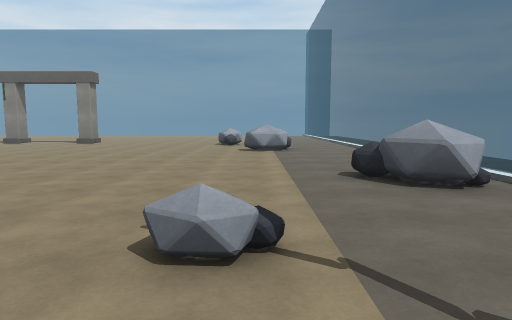
View 1 (above)

22 first-person views from a walk through a scene from a Unity 3-D project. The camera is 1.5 m above the floor, tilts 6° down and sees 75° across. The floor is counted in squares, 2 m on a side. Each view is taken from the middle of a square. On the plan, view 1 faces up. The plan holds only what a view shows up to about 11 squares ahead; the rest is blank. The place goes on beyond the plan.

View 2
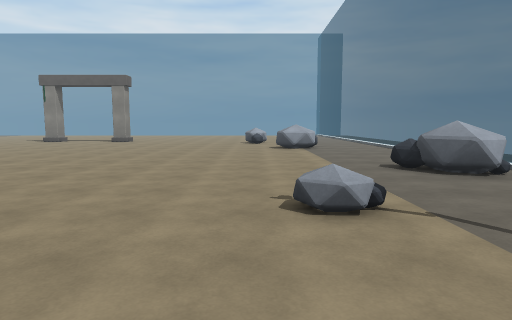

View 3
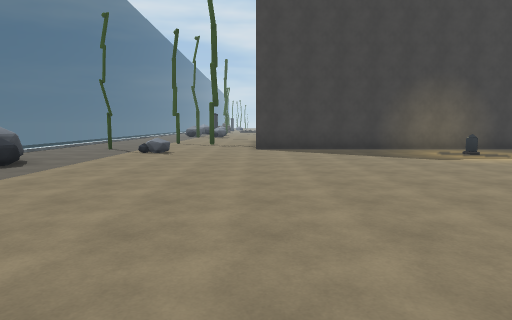

View 4
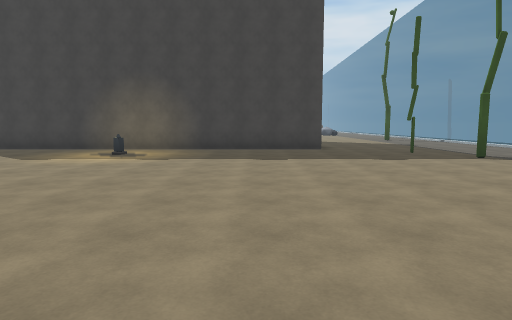

View 5
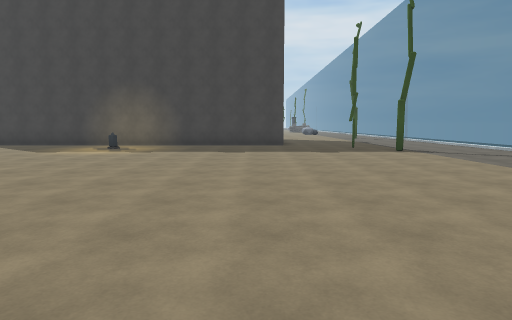

View 6
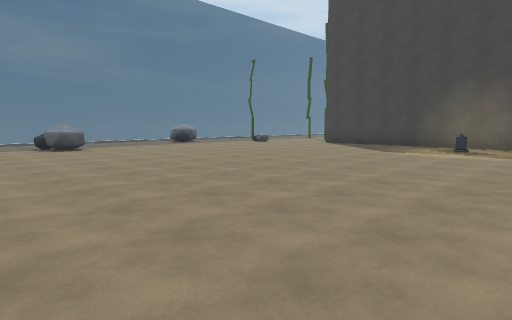

View 7
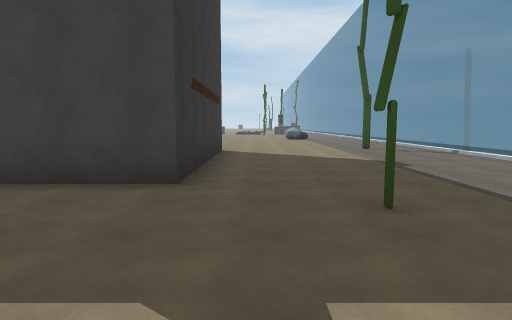

View 8
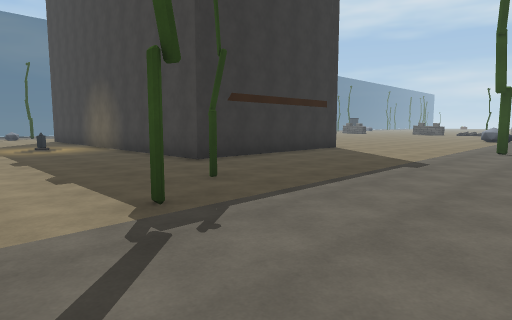

View 9
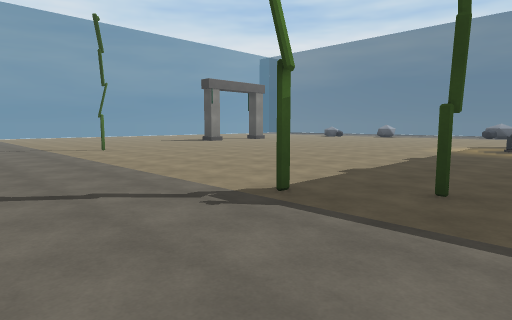

View 10
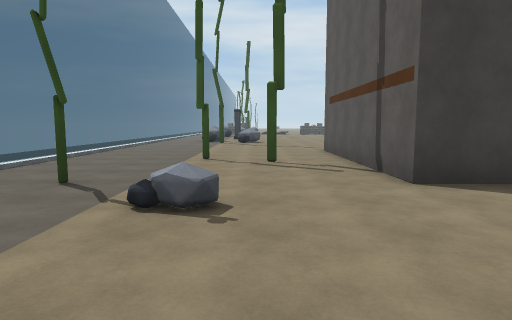

View 11
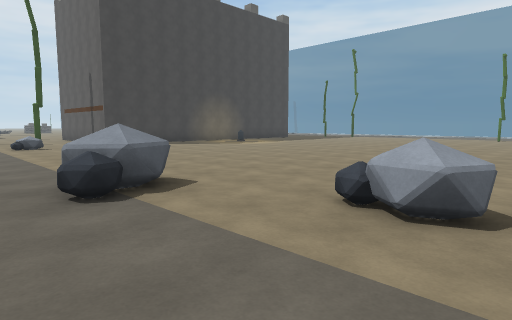

View 12
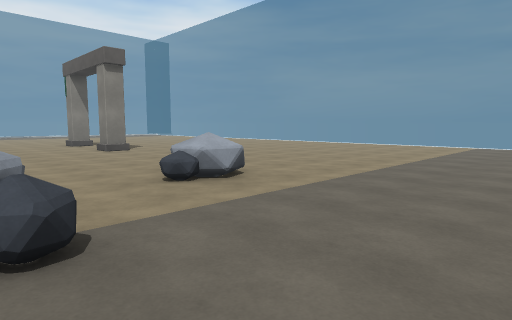

View 13
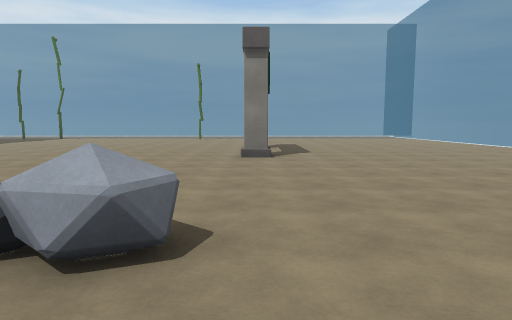

View 14
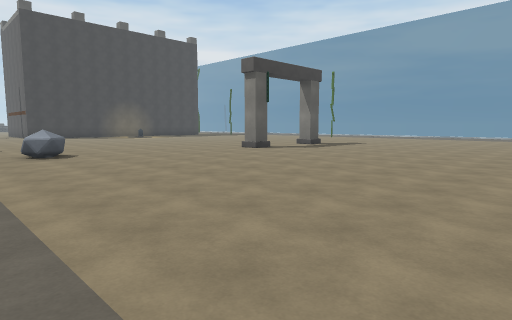

View 15
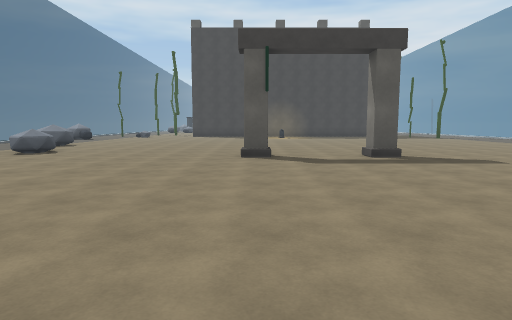

View 16
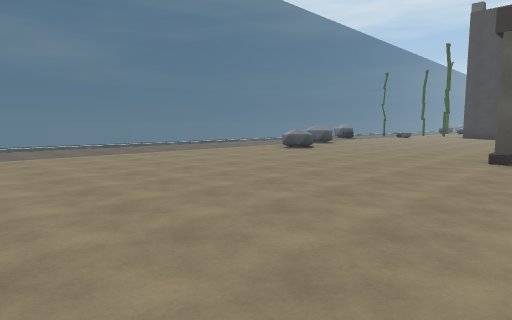

View 17
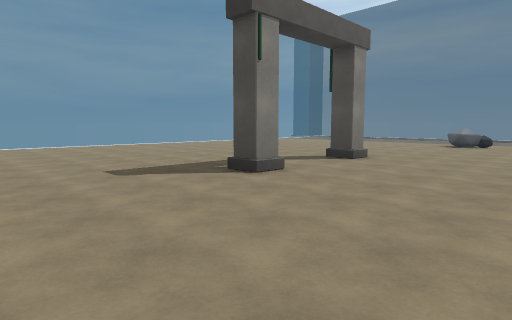

View 18
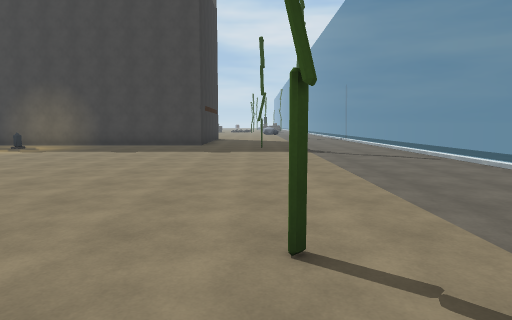

View 19
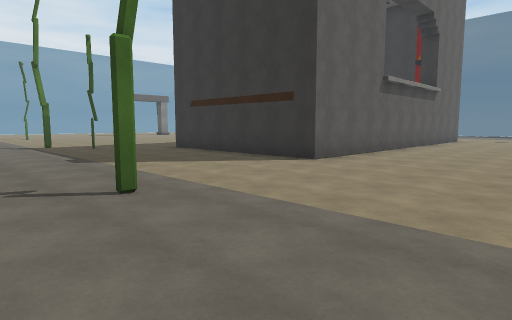

View 20
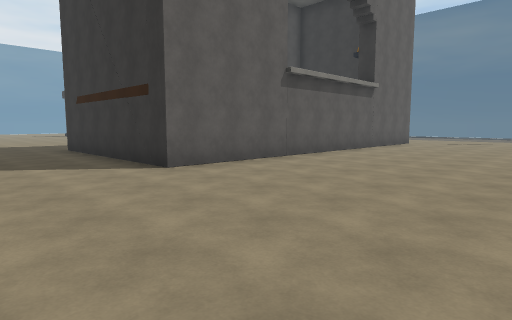

View 21
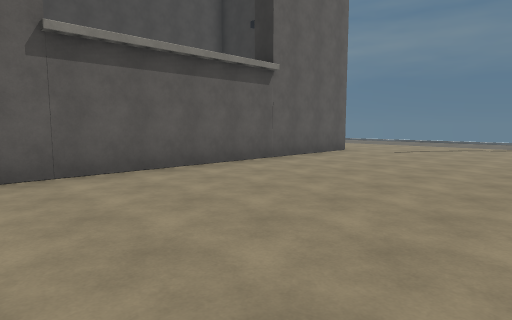

View 22
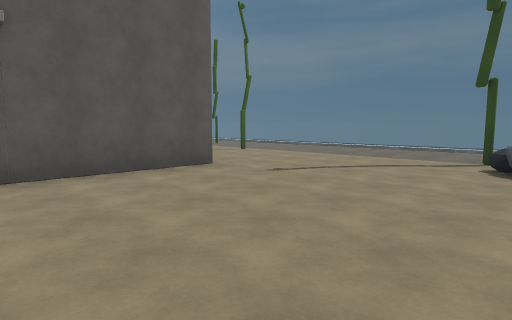

### Floor plan
Key: @ floor where view 1 was taken; # wall or solid block; . floor; O other object.
Columns run from 20 left of view 1 to 3 right of it. Each row starts with its distance up from view 1.
 22         ..............
 21         ...............
 20        .................
 19        .................
 18        .................
 17        ................
 16        ................
 15        ................
 14       ....O..O..........
 13   ... .............O....
 12   ......................
 11  ...O...................
 10  ...................OO..
  9  .......................
  8 ........................
  7 .......................
  6 .......................
  5 ......................O.
  4 ......................O.
  3 ...#.......O............
  2 ....#...............O...
  1 .....................#..
  0 ......############..@...
 -1 ......#          #......
 -2 ......#          #......
 -3 ......#          #......
 -4 ......############......
 -5 ..#.....................
 -6 ........................
 -7 ........................
 -8 ........................
 -9 ...................O.
-10    ............... O

Where each view was taken, in squares from view 1:
view 1: 0 up, 0 right, facing up
view 2: 1 down, 1 left, facing up
view 3: 11 up, 3 left, facing down
view 4: 11 up, 12 left, facing down
view 5: 13 up, 13 left, facing down
view 6: 13 up, 11 left, facing down-right
view 7: 5 up, 15 left, facing down
view 8: 5 up, 20 left, facing down-right
view 9: 1 up, 20 left, facing up-right
view 10: 5 up, 1 left, facing down
view 11: 14 up, 2 right, facing down-left
view 12: 10 up, 3 right, facing up-left
view 13: 14 up, 1 right, facing left
view 14: 22 up, 1 right, facing down-left
view 15: 22 up, 7 left, facing down
view 16: 22 up, 8 left, facing down-right
view 17: 10 up, 14 left, facing up-right
view 18: 13 up, 16 left, facing down
view 19: 9 down, 20 left, facing up-right
view 20: 10 down, 17 left, facing up-right
view 21: 10 down, 12 left, facing up-right
view 22: 10 down, 7 left, facing up-right
